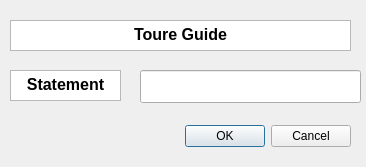
<?xml version="1.0" encoding="UTF-8"?>
<ui version="4.0">
 <class>ProjectDialogBase</class>
 <widget class="QDialog" name="ProjectDialogBase">
  <property name="geometry">
   <rect>
    <x>0</x>
    <y>0</y>
    <width>366</width>
    <height>167</height>
   </rect>
  </property>
  <property name="windowTitle">
   <string>Project</string>
  </property>
  <widget class="QDialogButtonBox" name="button_box">
   <property name="geometry">
    <rect>
     <x>10</x>
     <y>120</y>
     <width>341</width>
     <height>32</height>
    </rect>
   </property>
   <property name="orientation">
    <enum>Qt::Horizontal</enum>
   </property>
   <property name="standardButtons">
    <set>QDialogButtonBox::Cancel|QDialogButtonBox::Ok</set>
   </property>
  </widget>
  <widget class="QLineEdit" name="lineEdit">
   <property name="geometry">
    <rect>
     <x>140</x>
     <y>70</y>
     <width>221</width>
     <height>33</height>
    </rect>
   </property>
  </widget>
  <widget class="QTextBrowser" name="textBrowser_3">
   <property name="geometry">
    <rect>
     <x>10</x>
     <y>70</y>
     <width>111</width>
     <height>31</height>
    </rect>
   </property>
   <property name="inputMethodHints">
    <set>Qt::ImhNone</set>
   </property>
   <property name="html">
    <string>&lt;!DOCTYPE HTML PUBLIC &quot;-//W3C//DTD HTML 4.0//EN&quot; &quot;http://www.w3.org/TR/REC-html40/strict.dtd&quot;&gt;
&lt;html&gt;&lt;head&gt;&lt;meta name=&quot;qrichtext&quot; content=&quot;1&quot; /&gt;&lt;style type=&quot;text/css&quot;&gt;
p, li { white-space: pre-wrap; }
&lt;/style&gt;&lt;/head&gt;&lt;body style=&quot; font-family:'Apple Garamond'; font-size:12pt; font-weight:600; font-style:normal;&quot;&gt;
&lt;p align=&quot;center&quot; style=&quot; margin-top:0px; margin-bottom:0px; margin-left:0px; margin-right:0px; -qt-block-indent:0; text-indent:0px;&quot;&gt;Statement&lt;/p&gt;&lt;/body&gt;&lt;/html&gt;</string>
   </property>
  </widget>
  <widget class="QTextBrowser" name="textBrowser_4">
   <property name="geometry">
    <rect>
     <x>10</x>
     <y>20</y>
     <width>341</width>
     <height>31</height>
    </rect>
   </property>
   <property name="inputMethodHints">
    <set>Qt::ImhNone</set>
   </property>
   <property name="html">
    <string>&lt;!DOCTYPE HTML PUBLIC &quot;-//W3C//DTD HTML 4.0//EN&quot; &quot;http://www.w3.org/TR/REC-html40/strict.dtd&quot;&gt;
&lt;html&gt;&lt;head&gt;&lt;meta name=&quot;qrichtext&quot; content=&quot;1&quot; /&gt;&lt;style type=&quot;text/css&quot;&gt;
p, li { white-space: pre-wrap; }
&lt;/style&gt;&lt;/head&gt;&lt;body style=&quot; font-family:'Apple Garamond'; font-size:12pt; font-weight:600; font-style:normal;&quot;&gt;
&lt;p align=&quot;center&quot; style=&quot; margin-top:0px; margin-bottom:0px; margin-left:0px; margin-right:0px; -qt-block-indent:0; text-indent:0px;&quot;&gt;Toure Guide&lt;/p&gt;&lt;/body&gt;&lt;/html&gt;</string>
   </property>
  </widget>
 </widget>
 <resources/>
 <connections>
  <connection>
   <sender>button_box</sender>
   <signal>accepted()</signal>
   <receiver>ProjectDialogBase</receiver>
   <slot>accept()</slot>
   <hints>
    <hint type="sourcelabel">
     <x>20</x>
     <y>20</y>
    </hint>
    <hint type="destinationlabel">
     <x>20</x>
     <y>20</y>
    </hint>
   </hints>
  </connection>
  <connection>
   <sender>button_box</sender>
   <signal>rejected()</signal>
   <receiver>ProjectDialogBase</receiver>
   <slot>reject()</slot>
   <hints>
    <hint type="sourcelabel">
     <x>20</x>
     <y>20</y>
    </hint>
    <hint type="destinationlabel">
     <x>20</x>
     <y>20</y>
    </hint>
   </hints>
  </connection>
 </connections>
</ui>
